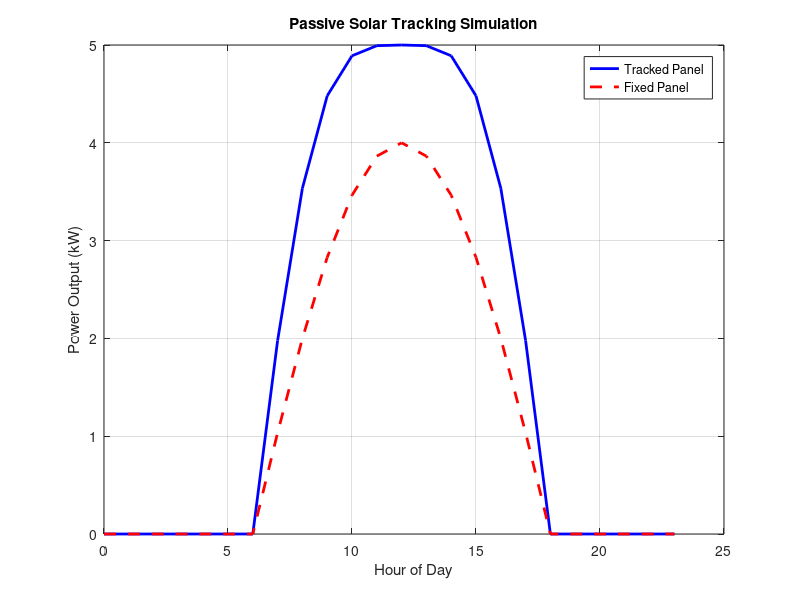

MATLAB code for this plot:
% --- Final MATLAB Script for Passive Solar Tracking ---
% This script simulates a passively tracked solar panel vs. a fixed panel,
% with a corrected energy calculation for an accurate comparison.

clc;        % Clear the command window
clear;      % Clear all variables
close all;  % Close all open figures

% --- STEP 1: Define Simulation Parameters ---
% Time vector for a full 24-hour day in one-hour increments.
hours = 0:23;

% Maximum rated power of the solar panel in kilowatts (kW).
maxPower = 5;

% --- STEP 2: Simulate Sun's Position & Panel Tilt Angle ---
% This is a simplified passive tracking algorithm. The tilt angle is calculated
% based on the time of day, assuming a sunrise at 6 AM and sunset at 6 PM.
tiltAngle = 90 * sin(pi*(hours-6)/12);
tiltAngle(hours < 6) = 0;   % Panel is at rest before sunrise.
tiltAngle(hours > 18) = 0;  % Panel is at rest after sunset.

% --- STEP 3: Calculate Power Output for the Tracked Panel ---
% Power is proportional to the cosine of the angle of incidence.
solarTracked = maxPower .* cosd(90-tiltAngle);
solarTracked(solarTracked < 0) = 0; % Power cannot be negative.

% --- STEP 4: Simulate a Fixed Panel for Comparison ---
% The fixed panel's power is modeled with a lower peak efficiency (80%).
% Crucially, its power output is also set to zero during nighttime hours for a fair comparison.
solarFixed = maxPower * 0.8 * sin(pi*(hours-6)/12);
solarFixed(solarFixed < 0) = 0;
solarFixed(hours < 6) = 0;
solarFixed(hours > 18) = 0;

% --- STEP 5: Plot the Results ---
% This section generates the visual graph for your demonstration.
figure;
plot(hours, solarTracked, 'b', 'LineWidth', 2);
hold on;
plot(hours, solarFixed, 'r--', 'LineWidth', 2);
xlabel('Hour of Day');
ylabel('Power Output (kW)');
title('Passive Solar Tracking Simulation');
legend('Tracked Panel', 'Fixed Panel');
grid on;

% --- STEP 6: Calculate and Display Daily Energy ---
% The total energy in kilowatt-hours (kWh) is the sum of the hourly power values.
energyTracked = sum(solarTracked);
energyFixed = sum(solarFixed);

fprintf('Daily Energy (Tracked) = %.2f kWh\n', energyTracked);
fprintf('Daily Energy (Fixed)   = %.2f kWh\n', energyFixed);
